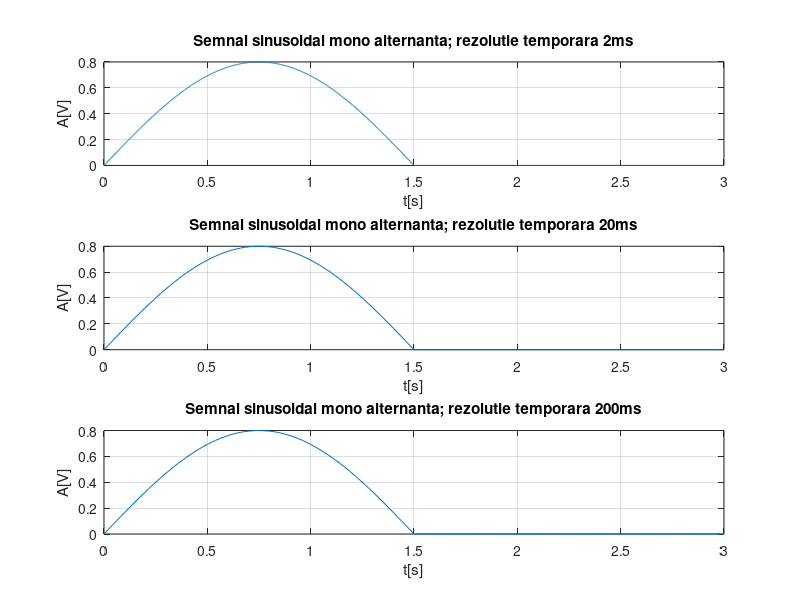

This chart was generated by the following MATLAB code:
%Generare semnal sinusoidal redresat mono alternanta; rezolutie temporara
%2ms
t=0:0.002:3;
f=1/3; % (f=1/T)
w=2*pi*f;
s=0.4*sin(w*t)+0.4*abs(sin(w*t)); % abs calculeaza valoarea absoluta=modul
subplot(3,1,1),plot(t,s),grid,
xlabel('t[s]'),ylabel('A[V]')
title('Semnal sinusoidal mono alternanta; rezolutie temporara 2ms')

%Generare semnal sinusoidal redresat mono alternanta; rezolutie temporara
%20ms
t=0:0.02:3;
f=1/3; % (f=1/T)
w=2*pi*f;
s=0.4*sin(w*t)+0.4*abs(sin(w*t)); % abs calculeaza valoarea absoluta=modul
subplot(3,1,2),plot(t,s),grid,
xlabel('t[s]'),ylabel('A[V]')
title('Semnal sinusoidal mono alternanta; rezolutie temporara 20ms')

%Generare semnal sinusoidal redresat mono alternanta; rezolutie temporara
%200ms
t=0:0.02:3;
f=1/3; % (f=1/T)
w=2*pi*f;
s=0.4*sin(w*t)+0.4*abs(sin(w*t)); % abs calculeaza valoarea absoluta=modul
subplot(3,1,3),plot(t,s),grid,
xlabel('t[s]'),ylabel('A[V]')
title('Semnal sinusoidal mono alternanta; rezolutie temporara 200ms')